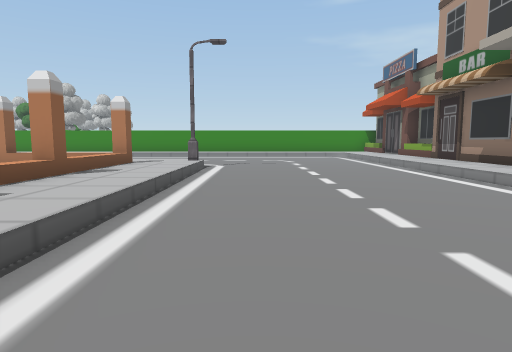
View 1 (above)

24 first-person views from a walk through a Unity game level. The camera is 1.5 m above the floor, tilts 6° down and sees 75° across. The floor is counted in squares, 2 m on a side. Each view is taken from the middle of a square. On the plan, view 1 faces up. The plan holds only what a view shows up to about 11 squares ahead; the rest is blank. The place goes on beyond the plan. The player character is not drawn. Some surface patterns are stand-ins.

View 2
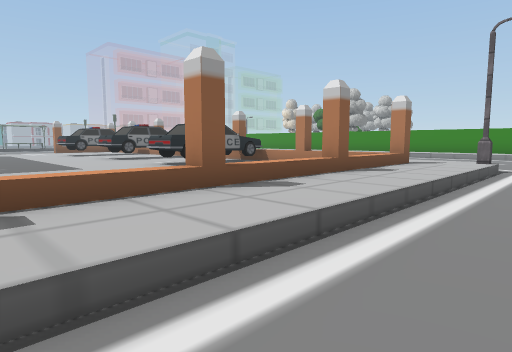

View 3
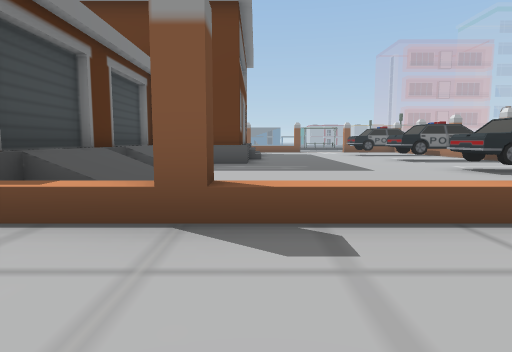

View 4
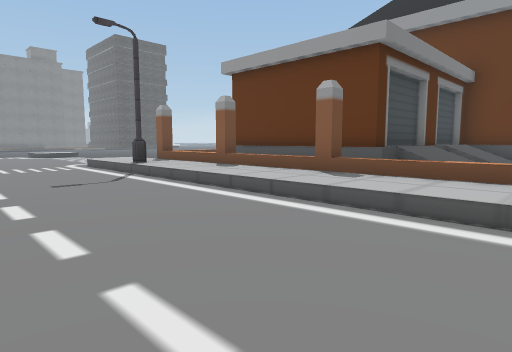

View 5
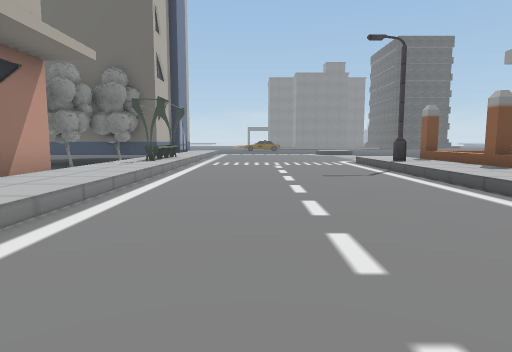

View 6
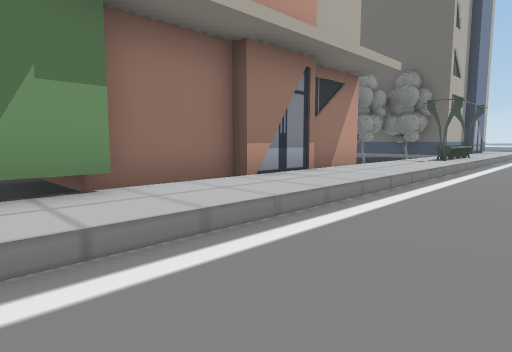

View 7
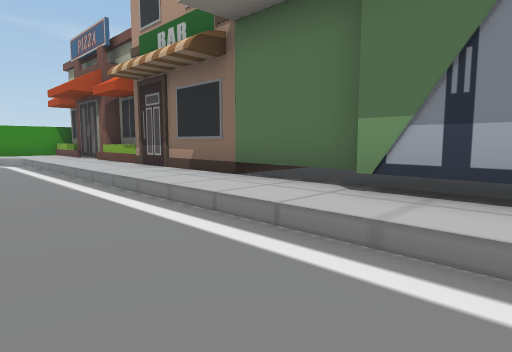

View 8
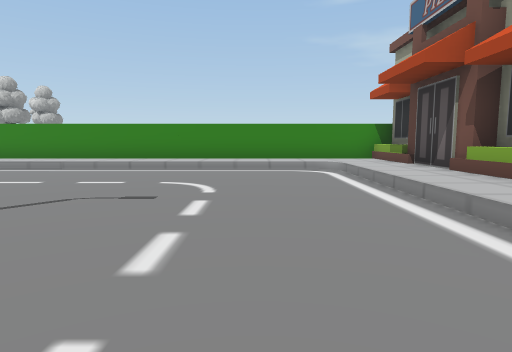

View 9
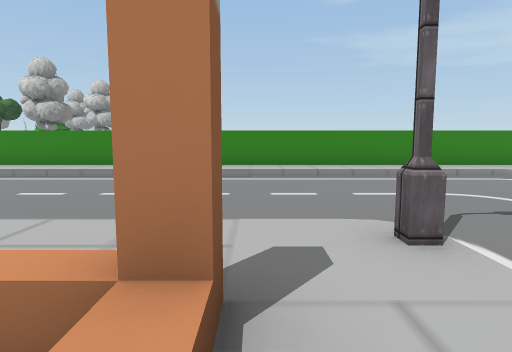

View 10
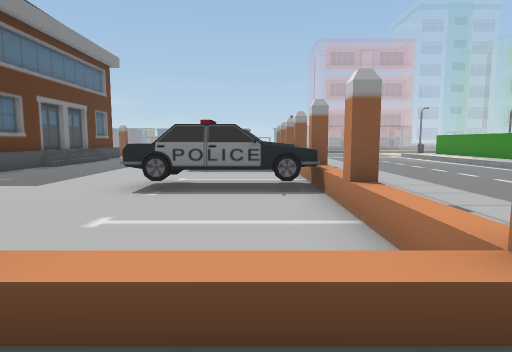

View 11
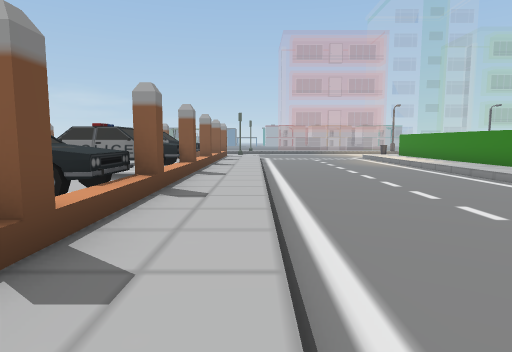

View 12
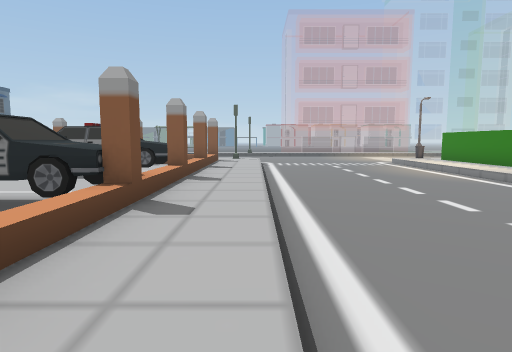

View 13
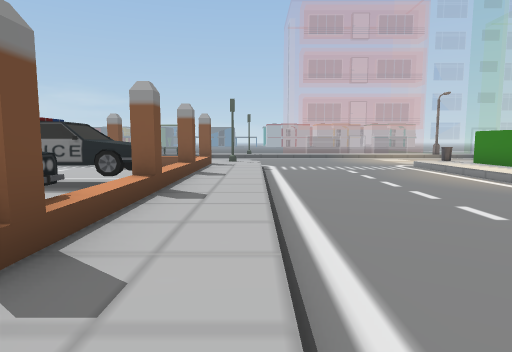

View 14
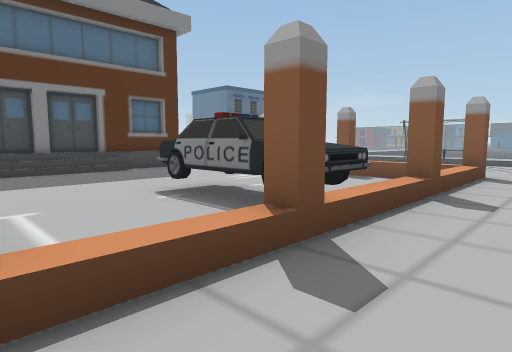

View 15
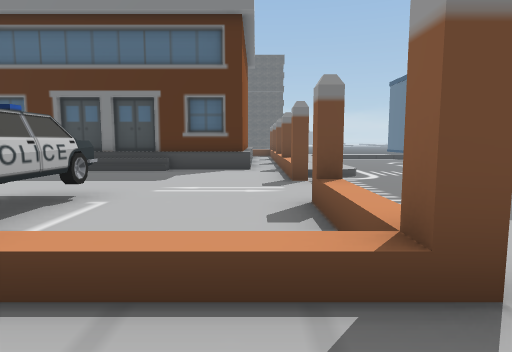

View 16
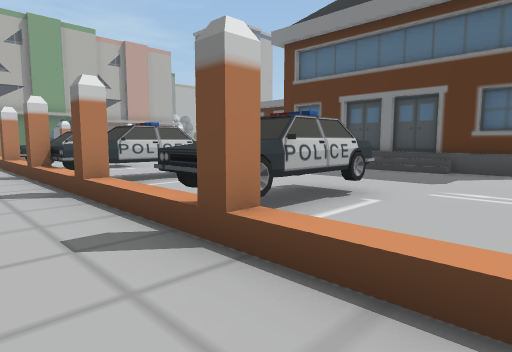

View 17
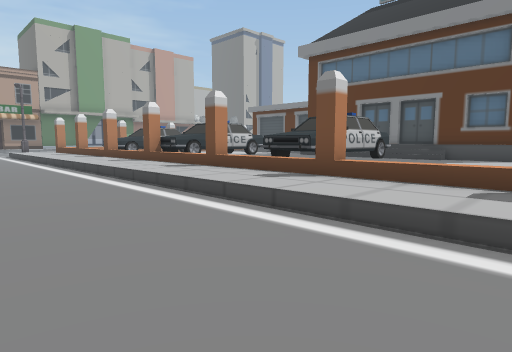

View 18
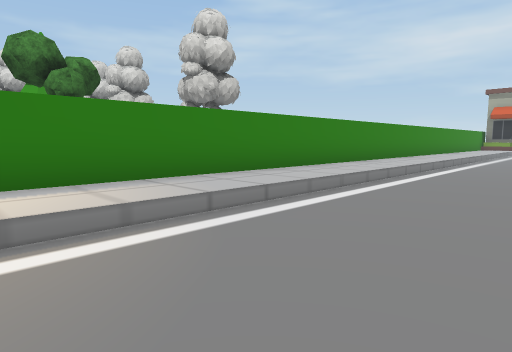

View 19
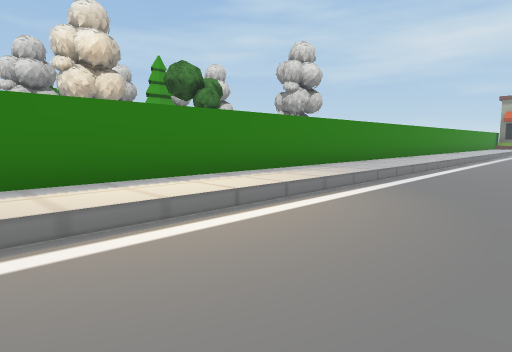

View 20
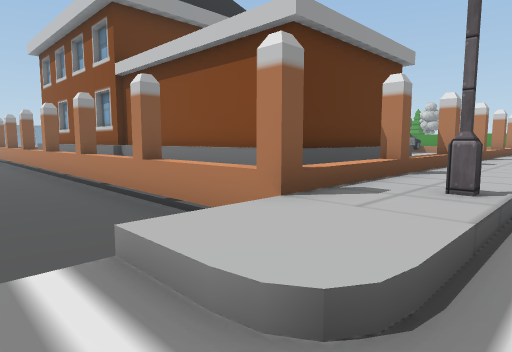

View 21
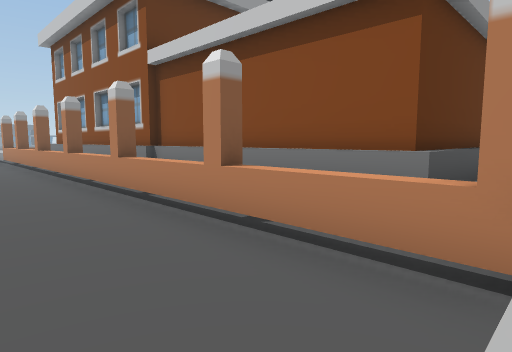

View 22
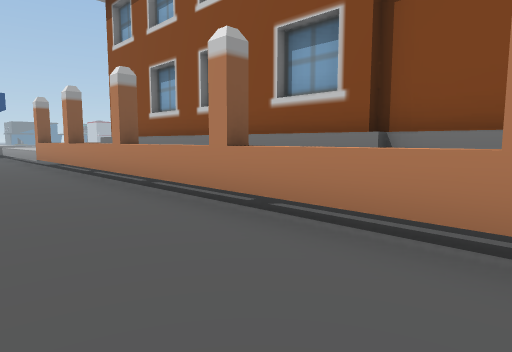

View 23
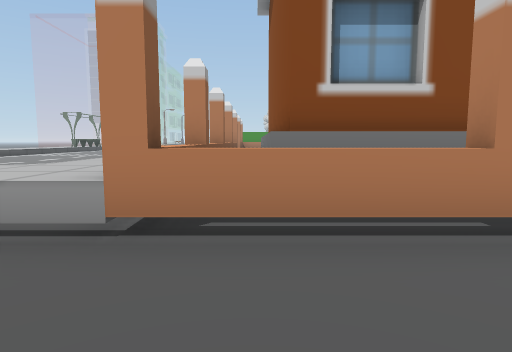

View 24
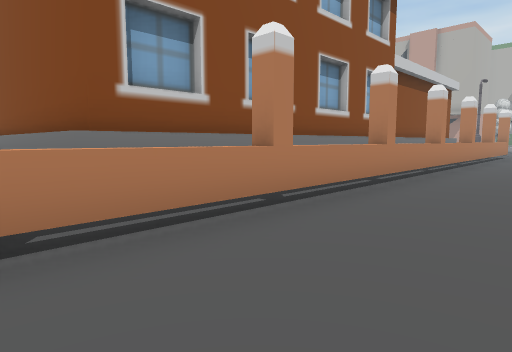

### Floor plan
Key: @ floor where view 1 was taken; # wall or solid block; x gap in a wall; . main floor; : floor 0.25 m higher than the main floor; + floor 0.5 m higher than the main floor; - floor 0.5 m lower than the main floor; * floor 1.25 m higher than the main floor; / step, stairs or slope; = window, fence, low wall or low ledge; ^ raised ledge; S streetlight; B building; O other object.
Columns run from 21 left of view 1 to 6 right of it. Each row starts with its distance up from view 1.
 18 ############################
 17 +++++++++++++++++++++++++++#
 16 //////////////////////////+#
 15 ........................./+#
 14 ........................./+#
 13 ........................./+#
 12 ................. ......./+#
 11 ................. ......./+#
 10 ///////////////////S...../+#
  9 ++++++++++++++++++++...../+#
  8 x:=x#Ox:O#: #O=x:=/+...../+#
  7 /:::OO::OO::OO::: /+...../+B
  6 =:::OO::OO::OO::: /+...../+B
  5 ::::OO::OO::OO::: #+...../+B
  4 ::::::::::::::::: /+...../+B
  3 #::::::::::::::   /+...../+B
  2 /::::::::::::::   =+...../+B
  1 /::::::::::::::   /+...../+B
  0 =:::////:::::::   =+.@.../+B
 -1 /##########::::   /+...../+B
 -2  #        #//:/// /+...../+B
 -3 x#        #**#**/ =+...../+B
 -4 /#         ^^ ^^# /+...../+B
 -5 /#              #:/+...../+B
 -6 x#              #:#+...../+B
 -7 /#        #######:/+...../+-
 -8 /##########:::::::/S...../O
 -9 #^^#^^#^^#^^^^^^^^/+...../O
-10 ------------------/+...../O
-11 ------------------//..
-12 -----   ----- ----/...

Where each view was taken, in squares from view 1:
view 1: 0 up, 0 right, facing up
view 2: 0 up, 0 right, facing up-left
view 3: 0 up, 1 left, facing left
view 4: 0 up, 2 right, facing down-left
view 5: 1 up, 2 right, facing down
view 6: 2 up, 2 right, facing down-right
view 7: 3 up, 2 right, facing up-right
view 8: 7 up, 2 right, facing up
view 9: 7 up, 3 left, facing up
view 10: 7 up, 2 left, facing left
view 11: 10 up, 4 left, facing left
view 12: 10 up, 8 left, facing left
view 13: 10 up, 10 left, facing left
view 14: 10 up, 13 left, facing down-left
view 15: 10 up, 20 left, facing down
view 16: 10 up, 20 left, facing down-right
view 17: 13 up, 21 left, facing down-right
view 18: 13 up, 17 left, facing up-right
view 19: 13 up, 21 left, facing up-right
view 20: 12 down, 1 left, facing up-left
view 21: 12 down, 3 left, facing up-left
view 22: 12 down, 9 left, facing up-left
view 23: 12 down, 20 left, facing up
view 24: 12 down, 21 left, facing up-right
